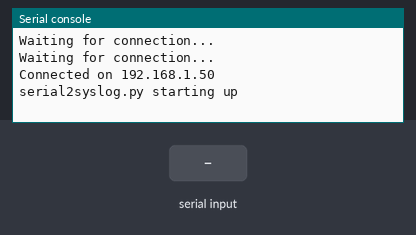
A program run on a simulated MicroPython board. Shown: the last lines printed to the serial console. The inputs (shaded band) are chosen by the test bench. WiFi joins after 1.5 s; library files of the repository ran but are not shown: secrets.py.

Above: at 3.2 s.
3.3 s: "1\n" received over the second serial link
At 4.2 s:
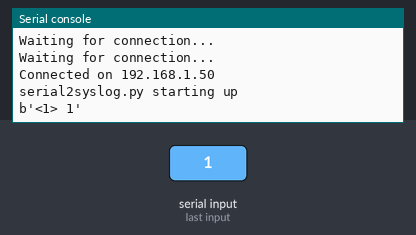
4.8 s: "0\n" received over the second serial link
At 5.4 s:
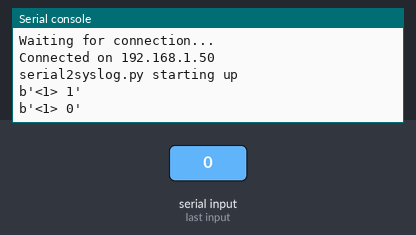
6.3 s: "2\n" received over the second serial link
At 7.7 s:
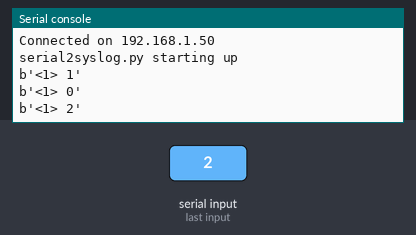

Measured:
- after the input at 3.3 s, the serial console: prints a new line at once (image 1)
- after the input at 4.8 s, the serial console: prints a new line at once (image 2)
- after the input at 6.3 s, the serial console: prints a new line at once (image 3)

The program:

main.py
```python
# (licence header left out)
import network
import socket
from time import sleep
import machine
import secrets

def connect():
    wlan = network.WLAN(network.STA_IF)
    wlan.active(True)
    wlan.connect(secrets.ssid, secrets.password)
    while wlan.isconnected() == False:
        print('Waiting for connection...')
        sleep(1)
    ip = wlan.ifconfig()[0]
    print(f'Connected on {ip}')
    return ip

try:
    connect()
except KeyboardInterrupt:
    machine.reset()

s = socket.socket(socket.AF_INET, socket.SOCK_DGRAM)
addr=('192.168.200.1', 6666)
s.sendto("<1> serial2syslog.py starting up", addr)
print("serial2syslog.py starting up")

uart0 = machine.UART(0, baudrate=115200, tx=machine.Pin(0), rx=machine.Pin(1))
msg = b'<1> '
while True:
    r = uart0.read(1)
    if not r:
        continue
    if r == b'\r' or r == b'\n':
        if len(msg) > 4:
            s.sendto(msg, addr)
            print(msg)
        msg = b'<1> '
    else:
        msg = msg + r
```
